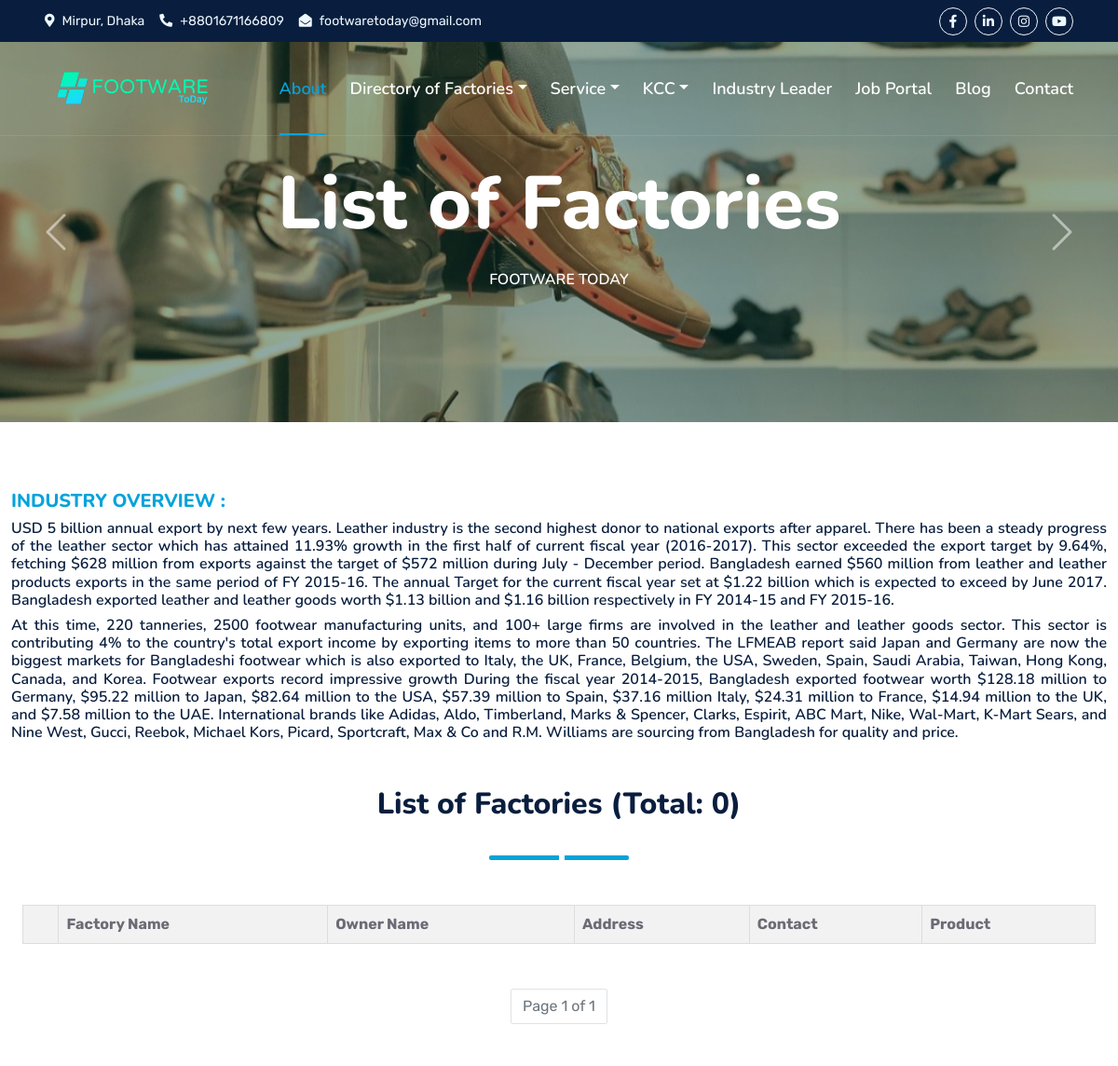
The page /list_factory/ (upper part) on the database as committed earlier.
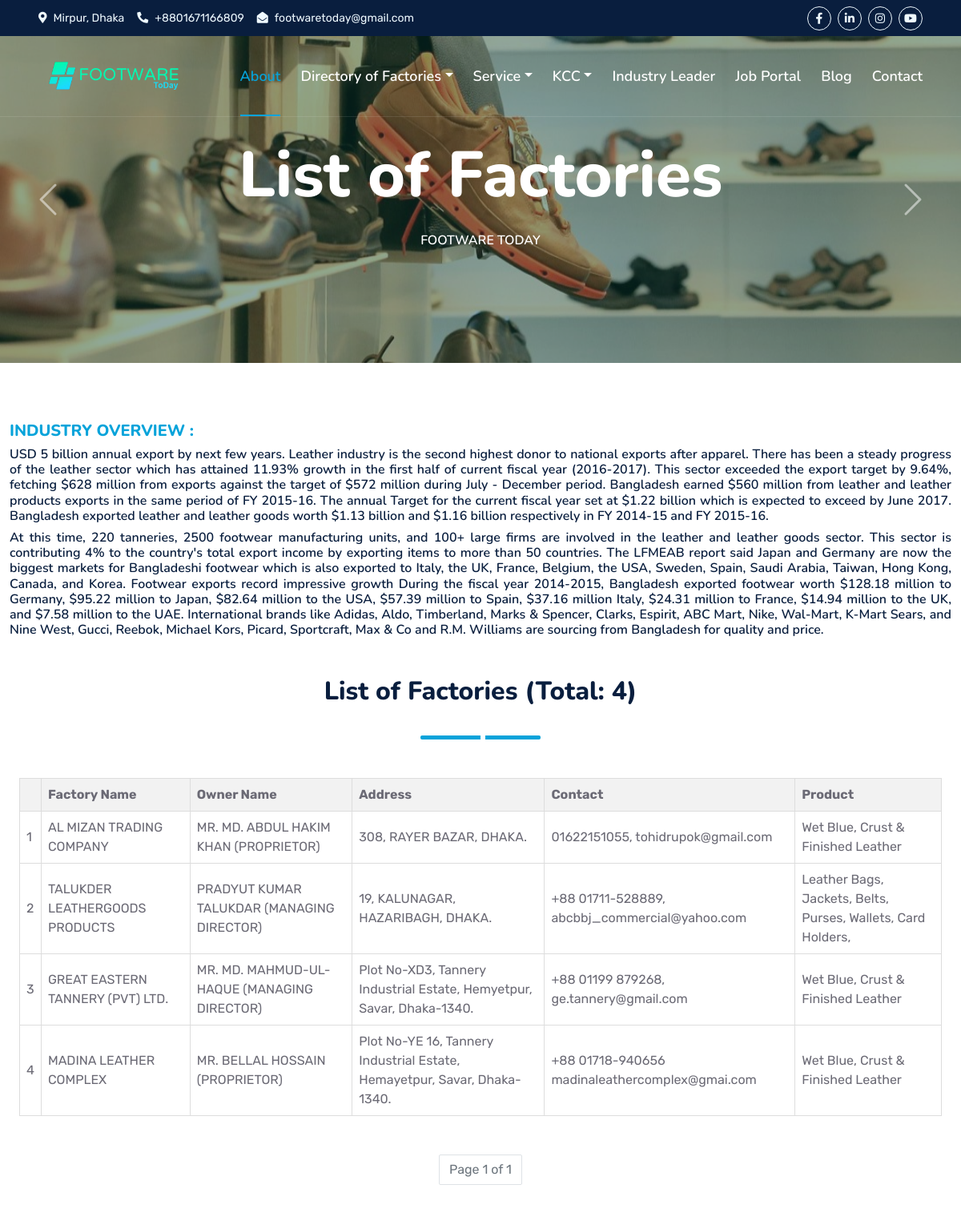
The same page on the database as committed later.
### store/models.py (models this page shows, shortened)
class Factory(models.Model):
    factory_name = models.CharField(max_length=60)
    owner_name = models.CharField(max_length=60)
    responsibility = models.CharField(max_length=30)
    address = models.CharField(max_length=155)
    contact = models.CharField(max_length=50)
    product = models.CharField(max_length=60)
    Extra = models.CharField(max_length=100)

### store/views.py (the view)
# urls.py: path('list_factory/', views.factorys_list ,name='list_factory'),
def factorys_list(request):
    count = Factory.objects.count()
    factorys = Factory.objects.all()
    paginator = Paginator(factorys, 61)  # 61 companies per page
    page = request.GET.get('page')
    try:
        factorys = paginator.page(page)
    except PageNotAnInteger:
        factorys = paginator.page(1)
    except EmptyPage:
        factorys = paginator.page(paginator.num_pages)
    return render(request, 'store/factorys_list.html', {'factorys': factorys,'count': count})

### store/templates/store/factorys_list.html (shortened to what the changed rows need)
{% extends 'index.html' %}
{% block body%}
{% load static %}
 <body>
  <div class="container-fluid position-relative p-0">
    <nav class="navbar navbar-expand-lg navbar-dark px-5 py-3 py-lg-0">
      <a href="{% url 'home' %}" class="navbar-brand p-0">
        <h1 class="m-0">
          <img
            class="w-100"
            src="{% static 'img/logo/up_logo.png' %}"
            height="100px"
            width="200px"
            alt="Image"
          />
        </h1>
      </a>
    </nav>
    <div
      id="header-carousel"
      class="carousel slide carousel-fade"
      data-bs-ride="carousel"
    >
      <div class="carousel-inner">
        <div class="carousel-item active">
          <div
            class="carousel-caption d-flex flex-column align-items-center justify-content-center"
          >
            <div class="p-3" style="max-width: 900px">
             <h1 class="display-1 text-white mb-md-4 animated zoomIn">
                List of Factories
              </h1>
            </div>
          </div>
        </div>
      </div>
    </div>
  </div>
<div class="container  py-5 " >
   <div style="max-width: 1250px;" class="section-title text-center position-relative pb-3 mb-5 mx-auto" style="max-width: 1600px">
    <h5 class="fw-bold text-primary text-uppercase" style="text-align: left;">INDUSTRY OVERVIEW :</h5>
    <h6 style="text-align: justify;">
        USD 5 billion annual export by next few years. Leather industry is the second highest donor to national exports after
        apparel. There has been a steady progress of the leather sector which has attained 11.93% growth in the first half of
        current fiscal year (2016-2017). This sector exceeded the export target by 9.64%, fetching $628 million from exports
        against the target of $572 million during July - December period. Bangladesh earned $560 million from leather and
        leather products exports in the same period of FY 2015-16. The annual Target for the current fiscal year set at $1.22 billion
        which is expected to exceed by June 2017. Bangladesh exported leather and leather goods worth $1.13 billion and
        $1.16 billion respectively in FY 2014-15 and FY 2015-16.
    </h6>
    <h6 style="text-align: justify;">
        At this time, 220 tanneries, 2500 footwear manufacturing units, and 100+ large firms are involved in the leather and leather
        goods sector. This sector is contributing 4% to the country's total export income by exporting items to more than 50
        countries. The LFMEAB report said Japan and Germany are now the biggest markets for Bangladeshi footwear which
        is also exported to Italy, the UK, France, Belgium, the USA, Sweden, Spain, Saudi Arabia, Taiwan, Hong Kong, Canada, and
        Korea. Footwear exports record impressive growth During the fiscal year 2014-2015, Bangladesh exported footwear
        worth $128.18 million to Germany, $95.22 million to Japan, $82.64 million to the USA, $57.39 million to Spain, $37.16
        million Italy, $24.31 million to France, $14.94 million to the UK, and $7.58 million to the UAE. International brands like
        Adidas, Aldo, Timberland, Marks & Spencer, Clarks, Espirit, ABC Mart, Nike, Wal-Mart, K-Mart Sears, and Nine West,
        Gucci, Reebok, Michael Kors, Picard, Sportcraft, Max & Co and R.M. Williams are sourcing from Bangladesh for quality
        and price.
    </h6>
    <h2 class="mt-5 mb-4 text-center">List of Factories (Total: {{count}})</h2>
</div>
<div class="container">
    <table>
        <thead>
            <tr>
                <th></th>
                <th>Factory Name</th>
                <th>Owner Name</th>
                <th>Address</th>
                <th>Contact</th>
                <th>Product</th>
            </tr>
        </thead>
        <tbody>
            {% for f in factorys %}
            <tr>
                <td>{{ forloop.counter }}</td>
                <td>{{ f.factory_name }}</td>
                <td>{{ f.owner_name }}</td>
                <td>{{ f.address }}</td>
                <td>{{ f.contact }}</td>
                <td>{{ f.product }}</td>
            </tr>
            {% endfor %}
        </tbody>
    </table>
    <br></br>
</div>
</body>
</html>
{% endblock %}

Rows that differ between the two databases and show on the page:
added Factory: factory_name "AL MIZAN TRADING COMPANY", owner_name "MR. MD. ABDUL HAKIM KHAN (PROPRIETOR)", address "308, RAYER BAZAR, DHAKA.", contact "01622151055, tohidrupok@gmail.com", product "Wet Blue, Crust & Finished Leather"
added Factory: factory_name "TALUKDER LEATHERGOODS PRODUCTS", owner_name "PRADYUT KUMAR TALUKDAR (MANAGING DIRECTOR)", address "19, KALUNAGAR, HAZARIBAGH, DHAKA.", contact "+88 01711-528889, abcbbj_commercial@yahoo.com", product "Leather Bags, Jackets, Belts, Purses, Wallets, Card Holders,"
added Factory: factory_name "GREAT EASTERN TANNERY (PVT) LTD.", owner_name "MR. MD. MAHMUD-UL-HAQUE (MANAGING DIRECTOR)", address "Plot No-XD3, Tannery Industrial Estate, Hemyetpur, Savar, Dhaka-1340.", contact "+88 01199 879268, ge.tannery@gmail.com", product "Wet Blue, Crust & Finished Leather"
added Factory: factory_name "MADINA LEATHER COMPLEX", owner_name "MR. BELLAL HOSSAIN (PROPRIETOR)", address "Plot No-YE 16, Tannery Industrial Estate, Hemayetpur, Savar, Dhaka-1340.", contact "+88 01718-940656 madinaleathercomplex@gmai.com", product "Wet Blue, Crust & Finished Leather"
Other text that changed with them:
{{ count }}: "0" → "4"
